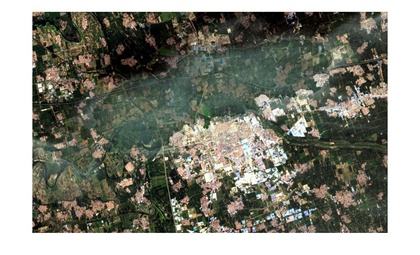
%> input picture 022.jpg, 420 x 255 px, shrunk from 1064 x 647 before the run
$ octave --eval "result = MyCloud(imread('022.jpg'));"   (GNU Octave 9; MATLAB toolbox functions it lacks are replaced by stand-ins)
%> lines starting %> are read from the running program, lines starting %| are printed output that depends on the picture
function SD = MyCloud( IM )
%MYCLOUD Summary of this function goes here
%   Detailed explanation goes here

row=30;
line=30;
p=0.2;


[h, w, c] = size(IM);
%> h = 255; w = 420; c = 3

%获取原图三通道
R= IM(:,:,1);
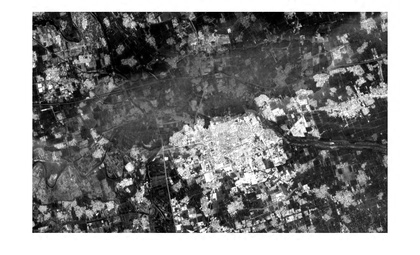
%> R: size 255x420 uint8; min 0, max 255, mean 132.3
G= IM(:,:,2);
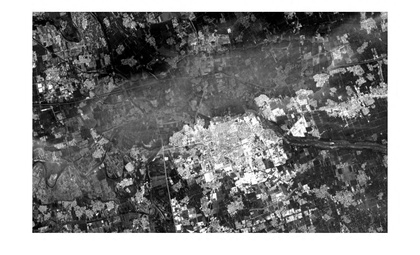
%> G: size 255x420 uint8; min 0, max 255, mean 133.2
B= IM(:,:,3);
%获取原图三通道结束


%每个像素取三通道最小值
for i=1:h
	for j=1:w
		if R(i,j)<G(i,j)
			if R(i,j)<B(i,j)
				M(i,j)=R(i,j);
			else
				M(i,j)=B(i,j);
			end
		else
			if G(i,j)<B(i,j)
				M(i,j)=G(i,j);
			else
				M(i,j)=B(i,j);
			end
		end
	end
end


%将M中值滤波
Am=medfilt2(M,[row,line]);
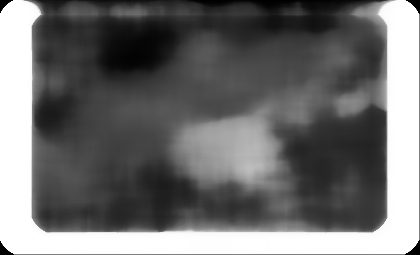
%> Am: size 255x420 uint8; min 0, max 255, mean 111.6
%Am=M;


%Am-M
%Am=im2double(Am);
%M=im2double(M);

for i=1:h
	for j=1:w
        if Am(i,j)>M(i,j)
         temp(i,j)=Am(i,j)-M(i,j);
        else
         temp(i,j)=M(i,j)-Am(i,j);
        end
		%temp(i,j)=abs(Am(i,j)-M(i,j));
	end
end
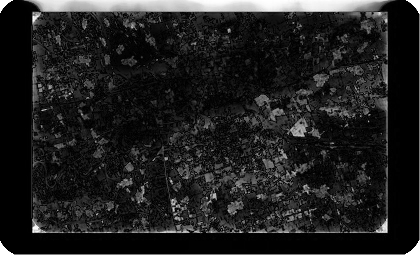
%> temp: size 255x420 uint8; min 0, max 255, mean 31.8

%temp=im2uint8(temp);
%Am=im2uint8(Am);
%M=im2uint8(M);
%中值滤波Am-M
median=medfilt2(temp,[row,line]);
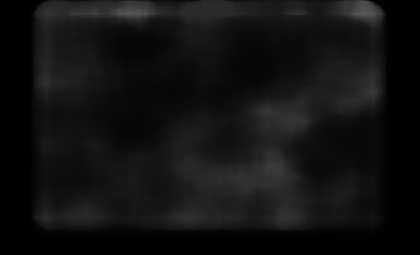
%> median: size 255x420 uint8; min 0, max 85, mean 17.5


%计算B(x,y)
for i=1:h
	for j=1:w
		B(i,j)=Am(i,j)-median(i,j);
	end
end
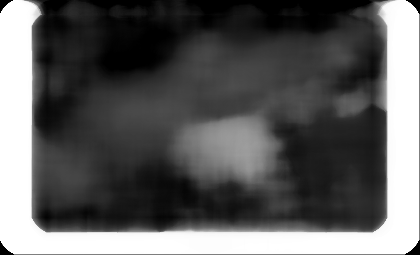
%> B: size 255x420 uint8; min 0, max 255, mean 94.4

%F=max(min(p*B,M),0);
for i=1:h
	for j=1:w
		F(i,j)=max(min(p*B(i,j),M(i,j)),0);
	end
end
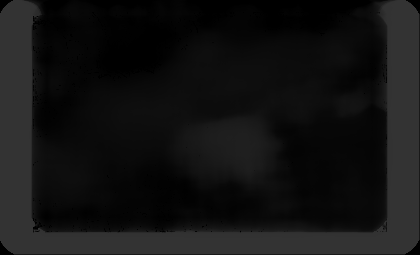
%> F: size 255x420 uint8; min 0, max 51, mean 18.8

% [35 lines of commented-out code are left out]
%> (the run ends here)

$ run again, on cloud.jpg
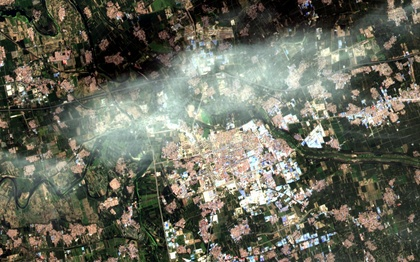
%> input picture cloud.jpg, 420 x 262 px, shrunk from 1349 x 840 before the run
%> after the loop in MyCloud, `for i=1:h`:
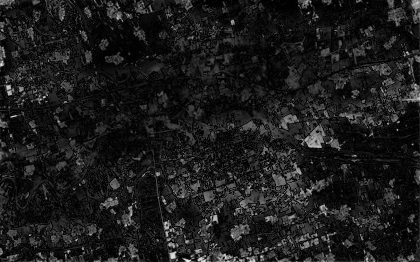
%> temp: size 262x420 uint8; min 0, max 239, mean 27.9
%> after the loop in MyCloud, `for i=1:h`:
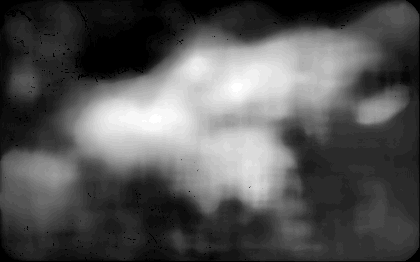
%> F: size 262x420 uint8; min 0, max 36, mean 12.1; drawn with min black and max white
